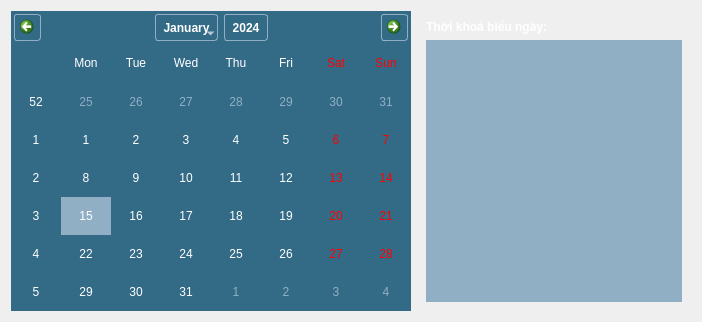
    <widget class="QWidget" name="page_schedule">
     <layout class="QHBoxLayout" name="horizontalLayout_2">
      <item>
       <widget class="QCalendarWidget" name="calendar">
        <property name="minimumSize">
         <size>
          <width>400</width>
          <height>300</height>
         </size>
        </property>
        <property name="styleSheet">
         <string notr="true">
QCalendarWidget {
    background-color: #336b87;
    color: white;
}
QCalendarWidget QToolButton {
    color: white;
    background-color: #336b87;
    border: 1px solid #90afc5;
    border-radius: 3px;
    padding: 3px;
    margin: 3px;
}
QCalendarWidget QToolButton:hover {
    background-color: #2c5a73;
}
QCalendarWidget QMenu {
    background-color: #336b87;
    color: white;
}
QCalendarWidget QSpinBox {
    color: white;
    background-color: #336b87;
    selection-background-color: #2c5a73;
    selection-color: white;
}
QCalendarWidget QTableView {
    background-color: #336b87;
    alternate-background-color: #2c5a73;
    selection-background-color: #90afc5;
    selection-color: white;
    color: white;
    outline: none;
}
QCalendarWidget QAbstractItemView:enabled {
    color: white;
}
QCalendarWidget QAbstractItemView:disabled {
    color: #90afc5;
}
QCalendarWidget QTableView::item:hover {
    background-color: #2c5a73;
}
QCalendarWidget QTableView::item:selected {
    background-color: #90afc5;
}
/* Style for days of the week */
QCalendarWidget QWidget#qt_calendar_navigationbar { 
    background-color: #336b87;
}
QCalendarWidget QWidget { 
    alternate-background-color: #336b87;
    color: white;
}
         </string>
        </property>
       </widget>
      </item>
      <item>
       <widget class="QWidget" name="schedule_widget" native="true">
        <layout class="QVBoxLayout" name="verticalLayout_2">
         <item>
          <widget class="QLabel" name="date_label">
           <property name="styleSheet">
            <string notr="true">color: white; font-weight: bold;</string>
           </property>
           <property name="text">
            <string>Thời khoá biểu ngày: </string>
           </property>
          </widget>
         </item>
         <item>
          <widget class="QTableWidget" name="schedule_table">
           <property name="styleSheet">
            <string notr="true">
QTableWidget {
    background-color: rgb(144, 175, 197);
    color: black;
    gridline-color: #2c5a73;
    border: none;
}

QTableWidget::item {
    padding: 8px;
    border: none;
}

QTableWidget::item:selected {
    background-color: #336b87;
    color: white;
}

QHeaderView::section {
    background-color: #336b87;
    color: white;
    padding: 10px;
    border: none;
    font-weight: bold;
    text-align: center;
}

QTableWidget QScrollBar:vertical {
    background-color: rgb(144, 175, 197);
    width: 12px;
    margin: 0px;
}

QTableWidget QScrollBar::handle:vertical {
    background-color: #336b87;
    border-radius: 6px;
    min-height: 20px;
}

QTableWidget QScrollBar::add-line:vertical,
QTableWidget QScrollBar::sub-line:vertical {
    height: 0px;
}

QTableWidget QScrollBar:horizontal {
    background-color: rgb(144, 175, 197);
    height: 12px;
    margin: 0px;
}

QTableWidget QScrollBar::handle:horizontal {
    background-color: #336b87;
    border-radius: 6px;
    min-width: 20px;
}

QTableWidget QScrollBar::add-line:horizontal,
QTableWidget QScrollBar::sub-line:horizontal {
    width: 0px;
}
            </string>
           </property>
          </widget>
         </item>
        </layout>
       </widget>
      </item>
     </layout>
    </widget>
